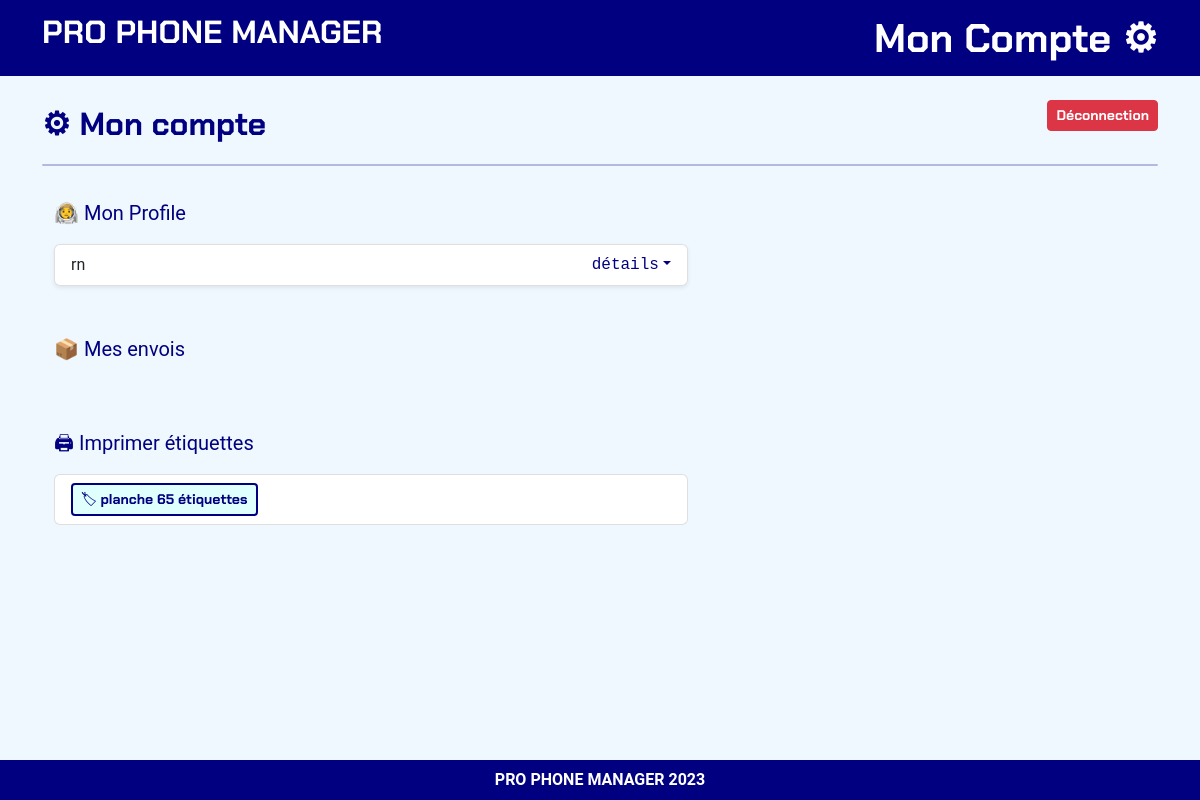
Before: /settings/ (signed in) with the older database file.
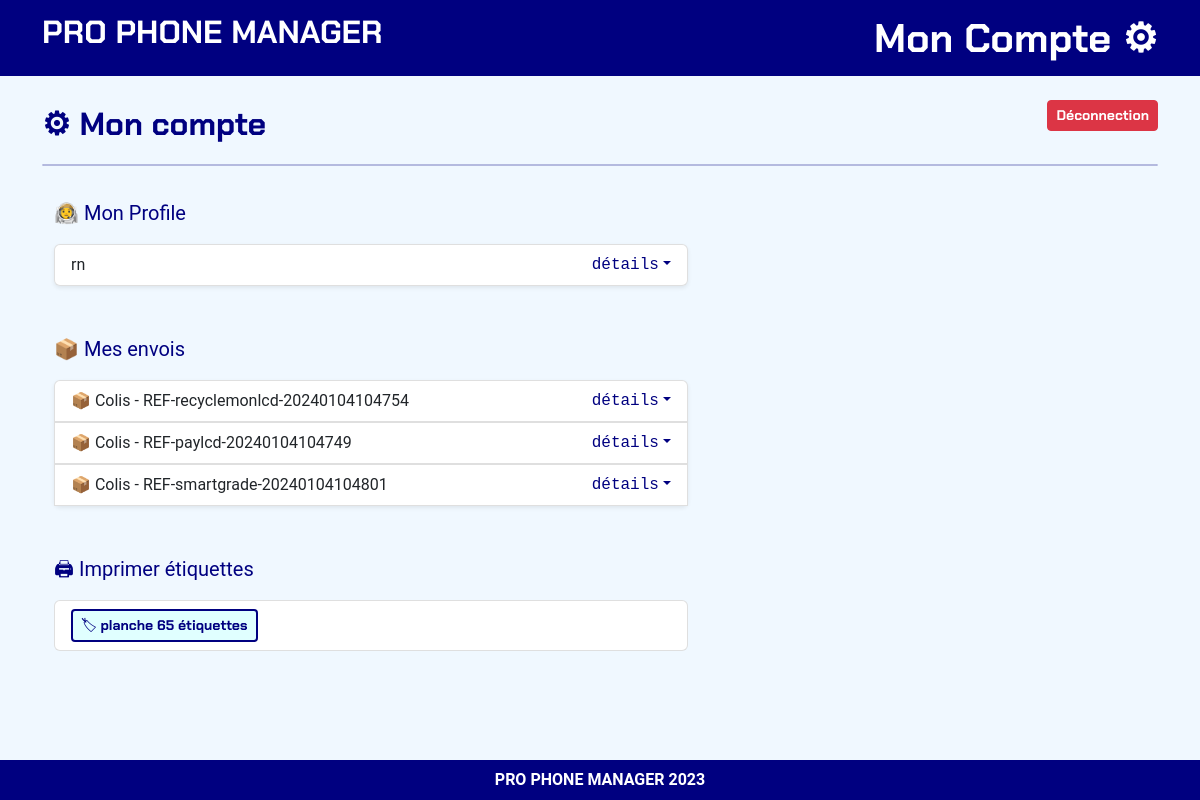
After: the same page with the newer database file.
### listings/models.py (models this page shows, shortened)
class Package(models.Model):
    reference = models.CharField(max_length=20, unique=True)
    brokenscreens = models.ManyToManyField('BrokenScreen', related_name='packages')
    date_shipped = models.DateTimeField(auto_now_add=True)
    is_shipped = models.BooleanField(default=False)
    is_paid = models.BooleanField(default=False)
    total_value = models.DecimalField(max_digits=10, decimal_places=2, default=0)
    def get_brokenscreen_fields(self):
        brokenscreen_fields = []
        unique_brokenscreens = set()
        for brokenscreen_instance in self.brokenscreens.all():
            brokenscreen_info = {
                'uniquereference': brokenscreen_instance.uniquereference,
                'screenbrand': brokenscreen_instance.screenbrand,
                'screenmodel': brokenscreen_instance.screenmodel,
                'grade': brokenscreen_instance.grade,
                'recycler': brokenscreen_instance.recycler,
                'price': brokenscreen_instance.price,
            }
            brokenscreen_key = brokenscreen_instance.uniquereference  # Utiliser uniquereference comme clé unique
            if brokenscreen_key not in unique_brokenscreens:
                unique_brokenscreens.add(brokenscreen_key)
                brokenscreen_fields.append(brokenscreen_info)
        return brokenscreen_fields

### listings/views.py (the view)
# urls.py: path('settings/', settings_view, name='settings_view'),
@login_required
def settings_view(request):
    repair_store = RepairStore.objects.get(user=request.user)
    unique_references = Package.objects.filter(brokenscreens__repairstore=repair_store).values_list('reference', flat=True).distinct()
    packages_info = {}
    for reference in unique_references:
        package = Package.objects.filter(reference=reference).order_by('-date_shipped').first()
        brokenscreen_fields = package.get_brokenscreen_fields()
        packages_info[reference] = {
            'package': package,
            'brokenscreen_fields': brokenscreen_fields,
        }
    return render(request, 'settings_view.html', {'repair_store': repair_store, 'packages_info': packages_info})

### listings/models.py (called while the page is built)
    def __str__(self):
        return self.value

    def __str__(self):
        return self.screenbrand

    def __str__(self):
        return f"{self.screenmodel}"

### listings/templates/settings_view.html (shortened to what this page needs)
{% extends "base_webapp.html" %}
{% load static %}
{% block page_title %}
<span>⚙ Mon compte</span>
<span>
    <a class="btn btn-sm btn-danger float-end" style="cursor:pointer;" data-bs-toggle="modal" data-bs-target="#logoutModal">Déconnection</a>
</span>
{% endblock page_title %}
{% block page_content %}
<div class="row mb-4 md-mb-5 mb-lg-5">
	<div class="col-12 col-md-8 col-lg-7 mb-3 fs-5 text-blue">👨‍🚀 Mon Profile</div>
	<div class="col-12 col-md-8 col-lg-7">
		<ul class="list-group shadow-sm">
			<li class="list-group-item fs-6">
				<span>{{ user.username }}</span>
				<span class="float-end font-monospace text-blue fs-6 dropdown-toggle">détails</span>
			</li>
		</ul>
	</div>
</div>
<div class="row mb-5">
    <div class="col-12 col-md-8 col-lg-7 mb-3 fs-5 text-blue">📦 Mes envois</div>
    <div class="col-12 col-md-8 col-lg-7">
        <ul class="list-group shadow-sm">
            {% for reference, package_info in packages_info.items %}
                <li class="list-group-item fs-6">
                    <span class="float-end font-monospace text-blue fs-6 dropdown-toggle" data-bs-toggle="collapse" href="#collapseShipments{{ reference }}" role="button" aria-expanded="false" aria-controls="collapseShipments{{ reference }}">détails</span>
                    📦 Colis - {{ reference }}
                </li>
            {% endfor %}
        </ul>
    </div>
</div>
<div class="row mb-5">
	<div class="col-12 col-md-8 col-lg-7 mb-3 fs-5 text-blue">🖨 Imprimer étiquettes</div>
	<div class="col-12 col-md-8 col-lg-7">
		<ul class="list-group">
			<li class="list-group-item">
				<a href="{% url 'stickers' %}" class="btn btn-sm btn-outline-blue" target="blank">🏷 planche 65 étiquettes</a>
            </li>
		</ul>
	</div>
</div>
{% endblock page_content %}

Changed rows visible on the page:
added Package: reference "REF-recyclemonlcd-20240104104754"
added Package: reference "REF-paylcd-20240104104749"
added Package: reference "REF-smartgrade-20240104104801"
